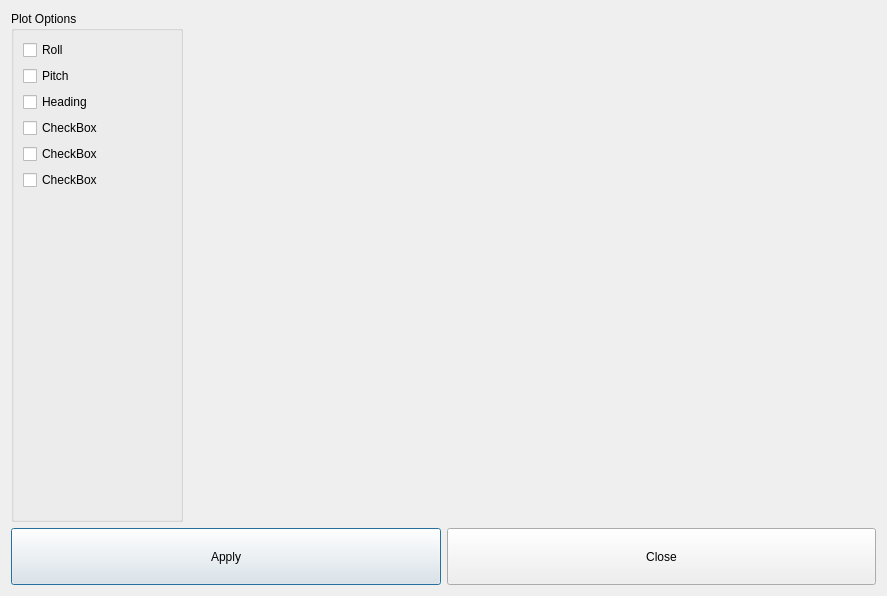
<?xml version="1.0" encoding="UTF-8"?>
<ui version="4.0">
 <class>plotDialog</class>
 <widget class="QDialog" name="plotDialog">
  <property name="geometry">
   <rect>
    <x>0</x>
    <y>0</y>
    <width>887</width>
    <height>596</height>
   </rect>
  </property>
  <property name="windowTitle">
   <string>Dialog</string>
  </property>
  <layout class="QGridLayout" name="gridLayout" rowstretch="9,1" columnstretch="2,8">
   <item row="0" column="0">
    <widget class="QGroupBox" name="groupBox">
     <property name="title">
      <string>Plot Options</string>
     </property>
     <layout class="QGridLayout" name="gridLayout_2">
      <item row="0" column="0">
       <layout class="QVBoxLayout" name="verticalLayout">
        <item>
         <widget class="QCheckBox" name="checkBoxRoll">
          <property name="text">
           <string>Roll</string>
          </property>
         </widget>
        </item>
        <item>
         <widget class="QCheckBox" name="checkBoxPitch">
          <property name="text">
           <string>Pitch</string>
          </property>
         </widget>
        </item>
        <item>
         <widget class="QCheckBox" name="checkBoxHeading">
          <property name="text">
           <string>Heading</string>
          </property>
         </widget>
        </item>
        <item>
         <widget class="QCheckBox" name="checkBox_4">
          <property name="text">
           <string>CheckBox</string>
          </property>
         </widget>
        </item>
        <item>
         <widget class="QCheckBox" name="checkBox_5">
          <property name="text">
           <string>CheckBox</string>
          </property>
         </widget>
        </item>
        <item>
         <widget class="QCheckBox" name="checkBox_6">
          <property name="text">
           <string>CheckBox</string>
          </property>
         </widget>
        </item>
       </layout>
      </item>
      <item row="1" column="0">
       <spacer name="verticalSpacer">
        <property name="orientation">
         <enum>Qt::Vertical</enum>
        </property>
        <property name="sizeHint" stdset="0">
         <size>
          <width>20</width>
          <height>40</height>
         </size>
        </property>
       </spacer>
      </item>
     </layout>
    </widget>
   </item>
   <item row="0" column="1">
    <widget class="QCustomPlot" name="plotWidget" native="true"/>
   </item>
   <item row="1" column="0" colspan="2">
    <layout class="QHBoxLayout" name="horizontalLayout">
     <item>
      <widget class="QPushButton" name="pushButtonApply">
       <property name="sizePolicy">
        <sizepolicy hsizetype="Preferred" vsizetype="Preferred">
         <horstretch>0</horstretch>
         <verstretch>0</verstretch>
        </sizepolicy>
       </property>
       <property name="text">
        <string>Apply</string>
       </property>
      </widget>
     </item>
     <item>
      <widget class="QPushButton" name="pushButtonClose">
       <property name="sizePolicy">
        <sizepolicy hsizetype="Preferred" vsizetype="Preferred">
         <horstretch>0</horstretch>
         <verstretch>0</verstretch>
        </sizepolicy>
       </property>
       <property name="text">
        <string>Close</string>
       </property>
      </widget>
     </item>
    </layout>
   </item>
  </layout>
 </widget>
 <customwidgets>
  <customwidget>
   <class>QCustomPlot</class>
   <extends>QWidget</extends>
   <header>Plot/lib/qcustomplot.h</header>
   <container>1</container>
  </customwidget>
 </customwidgets>
 <resources/>
 <connections/>
</ui>
